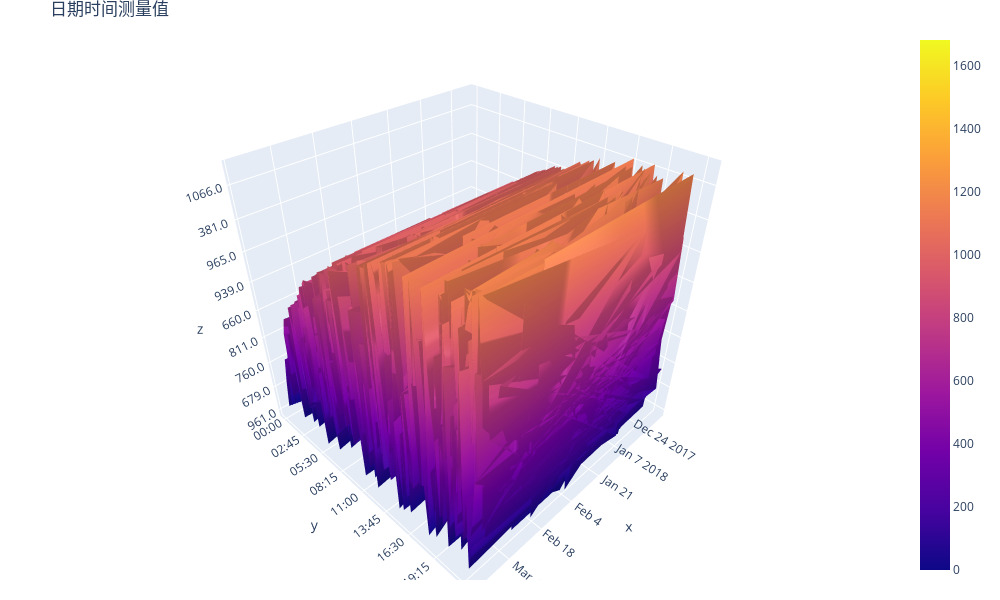

The notebook cell this image was saved under:
### Code cell
# 创建3D图表
fig = go.Figure(data=[go.Surface(z=test_filtered.values[:, 1:], x=test_filtered['Date'], y=test_filtered.columns[1:])])

fig.update_layout(title='日期时间测量值',
                  autosize=False,
                    width=1000, 
                    height=600,
                  margin=dict(l=50, r=50, b=20, t=30))

fig.show()

### Figure 1 — Plotly figure (JSON) as saved in the notebook; plotly's stock layout.template omitted (floating-point values rounded to 4 significant figures; data arrays with more than 128 entries replaced by an {"elided": "..."} marker saying what was removed)
{"data": [{"type": "surface", "x": ["2018-02-01", "2018-01-01", "2018-03-01", "2018-02-10", "2018-01-10", "2018-03-10", "2018-02-11", "2018-01-11", "2018-03-11", "2018-02-12", "2018-01-12", "2018-03-12", "2018-02-13", "2018-01-13", "2018-03-13", "2018-02-14", "2018-01-14", "2018-03-14", "2018-02-15", "2018-01-15", "2018-03-15", "2018-02-16", "2018-01-16", "2018-03-16", "2017-12-17", "2018-02-17", "2018-01-17", "2017-12-18", "2018-02-18", "2018-01-18", "2017-12-19", "2018-02-19", "2018-01-19", "2018-02-02", "2018-01-02", "2018-03-02", "2017-12-20", "2018-02-20", "2018-01-20", "2017-12-21", "2018-02-21", "2018-01-21", "2017-12-22", "2018-02-22", "2018-01-22", "2017-12-23", "2018-02-23", "2018-01-23", "2017-12-24", "2018-02-24", "2018-01-24", "2017-12-25", "2018-02-25", "2018-01-25", "2017-12-26", "2018-02-26", "2018-01-26", "2017-12-27", "2018-02-27", "2018-01-27", "2017-12-28", "2018-02-28", "2018-01-28", "2017-12-29", "2018-01-29", "2018-02-03", "2018-01-03", "2018-03-03", "2017-12-30", "2018-01-30", "2017-12-31", "2018-01-31", "2018-02-04", "2018-01-04", "2018-03-04", "2018-02-05", "2018-01-05", "2018-03-05", "2018-02-06", "2018-01-06", "2018-03-06", "2018-02-07", "2018-01-07", "2018-03-07", "2018-02-08", "2018-01-08", "2018-03-08", "2018-02-09", "2018-01-09", "2018-03-09"], "y": ["00:00", "00:15", "00:30", "00:45", "01:00", "01:15", "01:30", "01:45", "02:00", "02:15", "02:30", "02:45", "03:00", "03:15", "03:30", "03:45", "04:00", "04:15", "04:30", "04:45", "05:00", "05:15", "05:30", "05:45", "06:00", "06:15", "06:30", "06:45", "07:00", "07:15", "07:30", "07:45", "08:00", "08:15", "08:30", "08:45", "09:00", "09:15", "09:30", "09:45", "10:00", "10:15", "10:30", "10:45", "11:00", "11:15", "11:30", "11:45", "12:00", "12:15", "12:30", "12:45", "13:00", "13:15", "13:30", "13:45", "14:00", "14:15", "14:30", "14:45", "15:00", "15:15", "15:30", "15:45", "16:00", "16:15", "16:30", "16:45", "17:00", "17:15", "17:30", "17:45", "18:00", "18:15", "18:30", "18:45", "19:00", "19:15", "19:30", "19:45", "20:00", "20:15", "20:30", "20:45", "21:00", "21:15", "21:30", "21:45", "22:00", "22:15", "22:30", "22:45", "23:00", "23:15", "23:30", "23:45"], "z": {"elided": "90x96 str values"}}], "layout": {"autosize": false, "height": 600, "margin": {"b": 20, "l": 50, "r": 50, "t": 30}, "title": {"text": "日期时间测量值"}, "width": 1000}}
